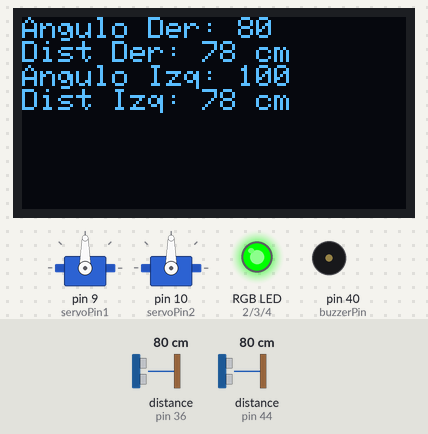
Bench run of a sketch on a simulated Arduino Mega 2560, built with avr-gcc and run on an emulated ATmega2560. Parts: 2 × servo, 128×64 one-colour display, an RGB LED mixed from three pins (HIGH = lit), buzzer (waves = sounding). Wiring (inferred from the names in the program): 2 × ultrasonic range finder: trigger pin 34, echo pin 36 / trigger pin 46, echo pin 44. Inputs (shaded band) come from the test bench; at power-on: distance to the obstacle (sensors on pin 36, pin 44) 80 cm. The echo pulse lasts 58.3 µs per cm; pins used as bus, display or sensor lines are not drawn; what the sketch prints to the serial monitor is not drawn.

Above: at 1.2 s.
1.3 s: distance to the obstacle (sensor on pin 36) set to 2 cm
At 1.45 s:
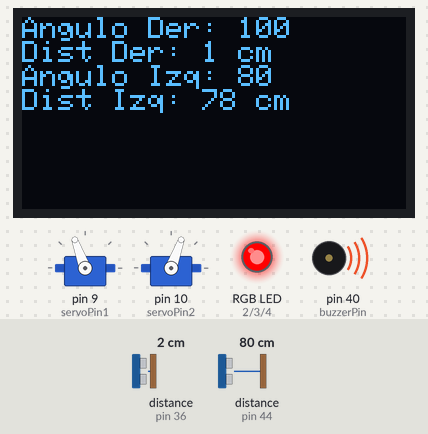
3.2 s: distance to the obstacle (sensor on pin 36) set to 35 cm
At 3.36 s:
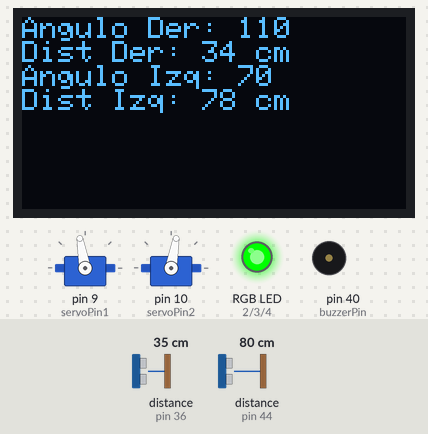
6.2 s: distance to the obstacle (sensor on pin 44) set to 2 cm
At 6.4 s:
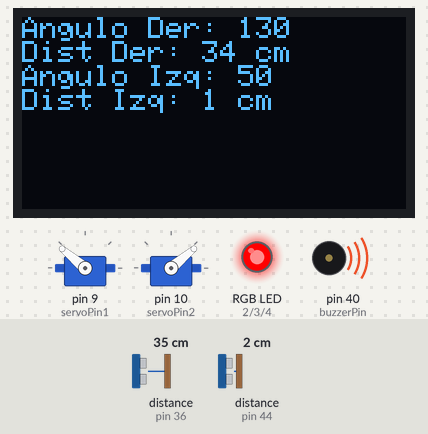
9.2 s: distance to the obstacle (sensor on pin 44) set to 9 cm
At 9.32 s:
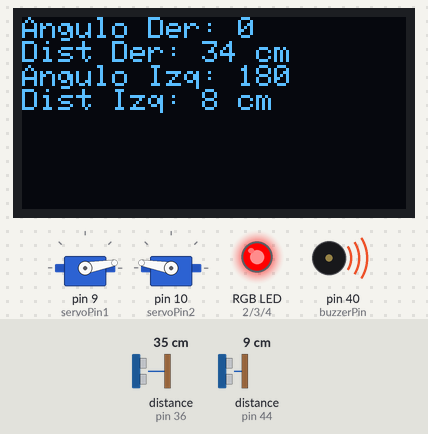
10.7 s: distance to the obstacle (sensor on pin 44) set to 12 cm
At 10.84 s:
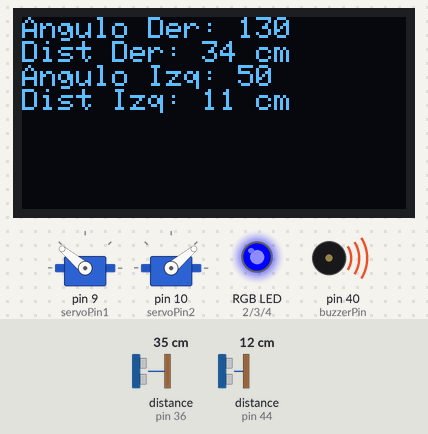
12.6 s: distance to the obstacle (sensor on pin 44) set to 23 cm
At 12.73 s:
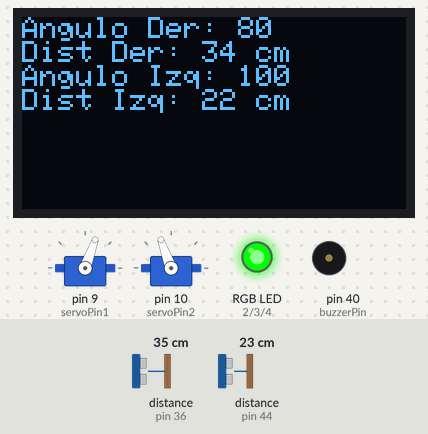
Timing chart, 0 to 16.6 s (numbered marks = the images above; inputs shaded):
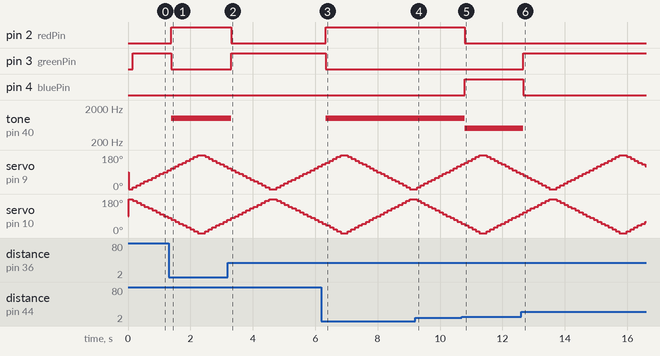

Measured:
- the behaviour switches between 10 and 11 cm on distance to the obstacle (sensor on pin 44) (found by bisection; images 4 and 5)
- after the input at 1.3 s, pin 2 (redPin): LOW → HIGH after 0.09 s; pin 3 (greenPin): HIGH → LOW after 0.09 s; tone on pin 40 (buzzerPin): silent → 1000 Hz after 0.09 s
- after the input at 3.2 s, pin 2 (redPin): HIGH → LOW after 0.11 s; pin 3 (greenPin): LOW → HIGH after 0.11 s; tone on pin 40 (buzzerPin): 1000 Hz → silent after 0.11 s
- after the input at 6.2 s, pin 2 (redPin): LOW → HIGH after 0.14 s; pin 3 (greenPin): HIGH → LOW after 0.14 s; tone on pin 40 (buzzerPin): silent → 1000 Hz after 0.14 s
- after the input at 10.7 s, pin 2 (redPin): HIGH → LOW after 0.09 s; pin 4 (bluePin): LOW → HIGH after 0.09 s; tone on pin 40 (buzzerPin): 1000 Hz → 500 Hz after 0.09 s
- after the input at 12.6 s, pin 3 (greenPin): LOW → HIGH after 0.07 s; pin 4 (bluePin): HIGH → LOW after 0.07 s; tone on pin 40 (buzzerPin): 500 Hz → silent after 0.07 s

The sketch:

Proyecto-Radar.ino
```cpp
#include <Adafruit_GFX.h>
#include <Adafruit_SSD1306.h>
#include <Servo.h>

// Pines de los servos
const int servoPin1 = 9; // Servo derecho
const int servoPin2 = 10; // Servo izquierdo

// Pines de los sensores ultrasónicos
const int trigPin1 = 34; // Trig para sensor derecho
const int echoPin1 = 36; // Echo para sensor derecho
const int trigPin2 = 46; // Trig para sensor izquierdo
const int echoPin2 = 44; // Echo para sensor izquierdo

// Pines para el LED RGB
const int redPin = 2;
const int greenPin = 3;
const int bluePin = 4;

// Pin del buzzer
const int buzzerPin = 40;

// Configuración de la pantalla OLED
#define SCREEN_WIDTH 128
#define SCREEN_HEIGHT 64
Adafruit_SSD1306 display(SCREEN_WIDTH, SCREEN_HEIGHT, &Wire, -1);

// Variables para los servos
Servo servo1;
Servo servo2;
int angle = 0; // Ángulo inicial

void setup() {
  Serial.begin(9600);

  // Configuración de los servos
  servo1.attach(servoPin1);
  servo2.attach(servoPin2);

  // Configuración de los pines de los sensores ultrasónicos
  pinMode(trigPin1, OUTPUT);
  pinMode(echoPin1, INPUT);
  pinMode(trigPin2, OUTPUT);
  pinMode(echoPin2, INPUT);

  // Configuración de los pines del LED RGB y el buzzer
  pinMode(redPin, OUTPUT);
  pinMode(greenPin, OUTPUT);
  pinMode(bluePin, OUTPUT);
  pinMode(buzzerPin, OUTPUT);

  // Inicialización de la pantalla OLED
  if(!display.begin(SSD1306_SWITCHCAPVCC, 0x3C)) {
    Serial.println(F("No se encuentra la pantalla OLED"));
    for(;;);
  }
  display.clearDisplay();
  display.setTextSize(1);
  display.setTextColor(SSD1306_WHITE);
}

void loop() {
  // Barrido hacia adelante (0 a 180 grados)
  for (angle = 0; angle <= 180; angle += 10) {
    servo1.write(angle); // Mover servo derecho
    servo2.write(180 - angle); // Mover servo izquierdo en dirección opuesta
    delay(80);

    int distance1 = getDistance(trigPin1, echoPin1); // Distancia sensor derecho
    int distance2 = getDistance(trigPin2, echoPin2); // Distancia sensor izquierdo

    // Enviar datos a Processing en el formato esperado
    Serial.print(angle);
    Serial.print(",");
    Serial.print(distance1);
    Serial.print(",");
    Serial.print(180 - angle);
    Serial.print(",");
    Serial.println(distance2);

    // Mostrar en pantalla OLED
    display.clearDisplay();
    display.setCursor(0, 0);
    display.print("Angulo Der: ");
    display.println(angle);
    display.print("Dist Der: ");
    display.print(distance1);
    display.println(" cm");
    display.print("Angulo Izq: ");
    display.println(180 - angle);
    display.print("Dist Izq: ");
    display.print(distance2);
    display.println(" cm");
    display.display();

    // Control del LED y el buzzer
    if (distance1 < 10 || distance2 < 10) {
      setLEDColor(255, 0, 0); // Rojo para muy cerca
      tone(buzzerPin, 1000); // Buzzer emite un tono alto
    } else if (distance1 < 20 || distance2 < 20) {
      setLEDColor(0, 0, 255); // Azul para distancia media
      tone(buzzerPin, 500); // Buzzer emite un tono medio
    } else {
      setLEDColor(0, 255, 0); // Verde para lejos
      noTone(buzzerPin); // Apaga el buzzer
    }
  }

  // Barrido hacia atrás (180 a 0 grados)
  for (angle = 180; angle >= 0; angle -= 10) {
    servo1.write(angle); // Mover servo derecho
    servo2.write(180 - angle); // Mover servo izquierdo en dirección opuesta
    delay(80);

    int distance1 = getDistance(trigPin1, echoPin1);
    int distance2 = getDistance(trigPin2, echoPin2);

    // Enviar datos a Processing
    Serial.print(angle);
    Serial.print(",");
    Serial.print(distance1);
    Serial.print(",");
    Serial.print(180 - angle);
    Serial.print(",");
    Serial.println(distance2);

    // Mostrar en pantalla OLED
    display.clearDisplay();
    display.setCursor(0, 0);
    display.print("Angulo Der: ");
    display.println(angle);
    display.print("Dist Der: ");
    display.print(distance1);
    display.println(" cm");
    display.print("Angulo Izq: ");
    display.println(180 - angle);
    display.print("Dist Izq: ");
    display.print(distance2);
    display.println(" cm");
    display.display();

    // Control del LED y el buzzer
    if (distance1 < 10 || distance2 < 10) {
      setLEDColor(255, 0, 0);
      tone(buzzerPin, 1000);
    } else if (distance1 < 20 || distance2 < 20) {
      setLEDColor(0, 0, 255);
      tone(buzzerPin, 500);
    } else {
      setLEDColor(0, 255, 0);
      noTone(buzzerPin);
    }
  }
}

// Función para obtener la distancia medida por el sensor ultrasónico
int getDistance(int trigPin, int echoPin) {
  digitalWrite(trigPin, LOW);
  delayMicroseconds(2);
  digitalWrite(trigPin, HIGH);
  delayMicroseconds(10);
  digitalWrite(trigPin, LOW);
  long duration = pulseIn(echoPin, HIGH);
  int distance = duration * 0.034 / 2;
  return distance;
}

// Función para establecer el color del LED RGB
void setLEDColor(int red, int green, int blue) {
  analogWrite(redPin, red);
  analogWrite(greenPin, green);
  analogWrite(bluePin, blue);
}
```
